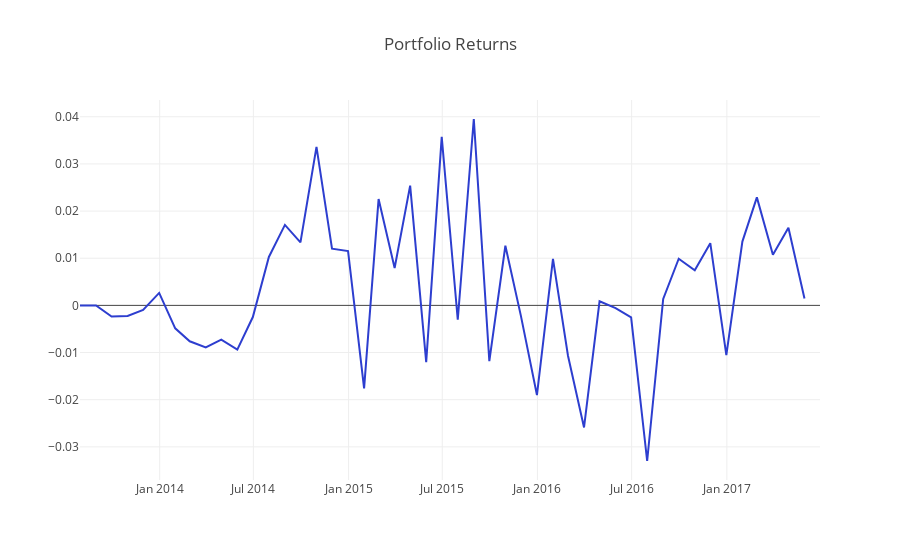

The notebook cell saved with this chart:
### Markdown cell above
### View Data
Time to see how the portfolio did.

### Code cell
expected_portfolio_returns = portfolio_returns(df_long, df_short, lookahead_returns, 2*top_bottom_n)
project_helper.plot_returns(expected_portfolio_returns.T.sum(), 'Portfolio Returns')
